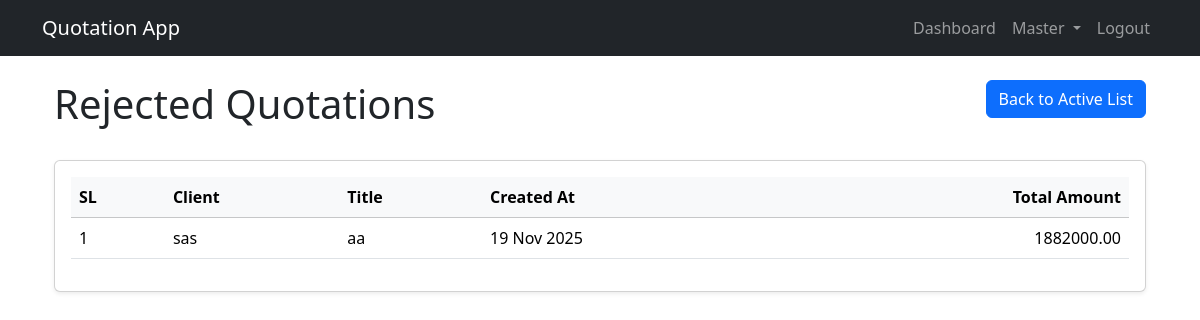
The page /rejected/ (signed in) on the database as committed earlier.
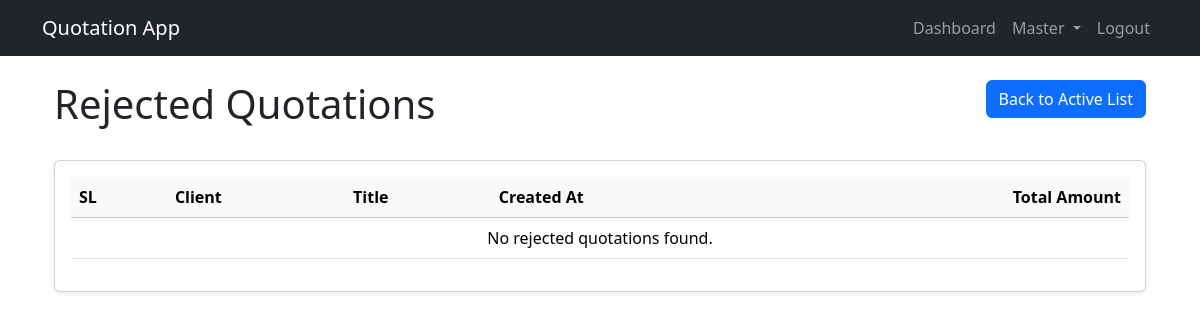
The same page on the database as committed later.
### pages/models.py (models this page shows, shortened)
class Quotation(models.Model):
    STATUS_CHOICES = (
        ('active', 'Active'),
        ('archived', 'Archived'),
        ('rejected', 'Rejected'),
        ('achieved', 'Achieved'),
    )
    title = models.CharField(max_length=255)
    client_name = models.CharField(max_length=255)
    template = models.ForeignKey(QuotationTemplate, on_delete=models.SET_NULL, null=True, blank=True)
    created_at = models.DateTimeField(auto_now_add=True)
    status = models.CharField(max_length=10, choices=STATUS_CHOICES, default='active')
    user = models.ForeignKey('auth.User', on_delete=models.SET_NULL, null=True, blank=True)
    def total_amount(self):
        return sum(group.subtotal() for group in self.groups.all())

class QuotationGroup(models.Model):
    quotation = models.ForeignKey(Quotation, on_delete=models.CASCADE, related_name='groups')
    name = models.CharField(max_length=255)
    def subtotal(self):
        return sum(item.total_price for item in self.items.all())

class QuotationItem(models.Model):
    group = models.ForeignKey(QuotationGroup, on_delete=models.CASCADE, related_name='items')
    item = models.ForeignKey(Item, on_delete=models.SET_NULL, null=True, blank=True)
    description = models.CharField(max_length=255, blank=True, null=True)
    unit = models.ForeignKey(Unit, on_delete=models.SET_NULL, null=True, blank=True)
    qty = models.FloatField(default=0)
    unit_price = models.FloatField(default=0)
    total_price = models.FloatField(default=0)

### pages/views.py (the view)
# urls.py: path('rejected/', RejectedQuotationListView.as_view(), name='rejected_quotation_list'),
@method_decorator(login_required, name='dispatch')
class RejectedQuotationListView(ListView):
    model = Quotation
    template_name = 'pages/quotations/rejected_quotation_list.html'
    context_object_name = 'quotations'
    paginate_by = 10
    def get_queryset(self):
        return Quotation.objects.filter(status='rejected').order_by('-created_at')

### templates/pages/quotations/rejected_quotation_list.html (shortened to what this page needs)
{% extends 'base.html' %}
{% block content %}
<div class="container-fluid">
    <div class="row mb-4">
        <div class="col-md-6">
            <h1>Rejected Quotations</h1>
        </div>
        <div class="col-md-6 text-md-end">
            <a href="{% url 'quotation_list' %}" class="btn btn-primary">Back to Active List</a>
        </div>
    </div>
    <div class="card shadow-sm mb-4">
        <div class="card-body">
            <div class="table-responsive">
                <table class="table table-hover align-middle">
                    <thead class="table-light">
                        <tr>
                            <th>SL</th>
                            <th>Client</th>
                            <th>Title</th>
                            <th>Created At</th>
                            <th class="text-end">Total Amount</th>
                        </tr>
                    </thead>
                    <tbody>
                        {% for quotation in quotations %}
                        <tr>
                            <td>{{ page_obj.start_index|add:forloop.counter0 }}</td>
                            <td>{{ quotation.client_name }}</td>
                            <td>{{ quotation.title }}</td>
                            <td>{{ quotation.created_at|date:"d M Y" }}</td>
                            <td class="text-end">{{ quotation.total_amount|floatformat:2 }}</td>
                        </tr>
                        {% empty %}
                        <tr>
                            <td colspan="6" class="text-center">No rejected quotations found.</td>
                        </tr>
                        {% endfor %}
                    </tbody>
                </table>
            </div>
        </div>
    </div>
</div>
{% endblock %}

Rows that differ between the two databases and show on the page:
no longer on this page (row edited): Quotation: start_index|add "1", client_name "sas", title "aa", created_at "19 Nov 2025", total_amount "1882000.00"
Other text that changed with them:
text now shown: "No rejected quotations found."
